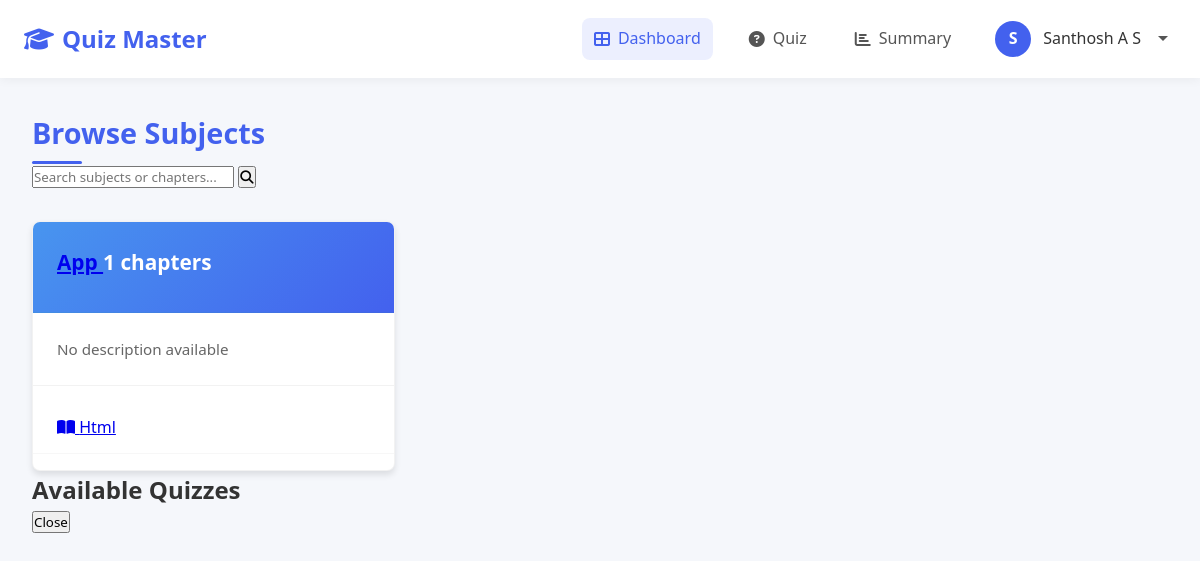
Page /user/dashboard (signed in) on the earlier database version.
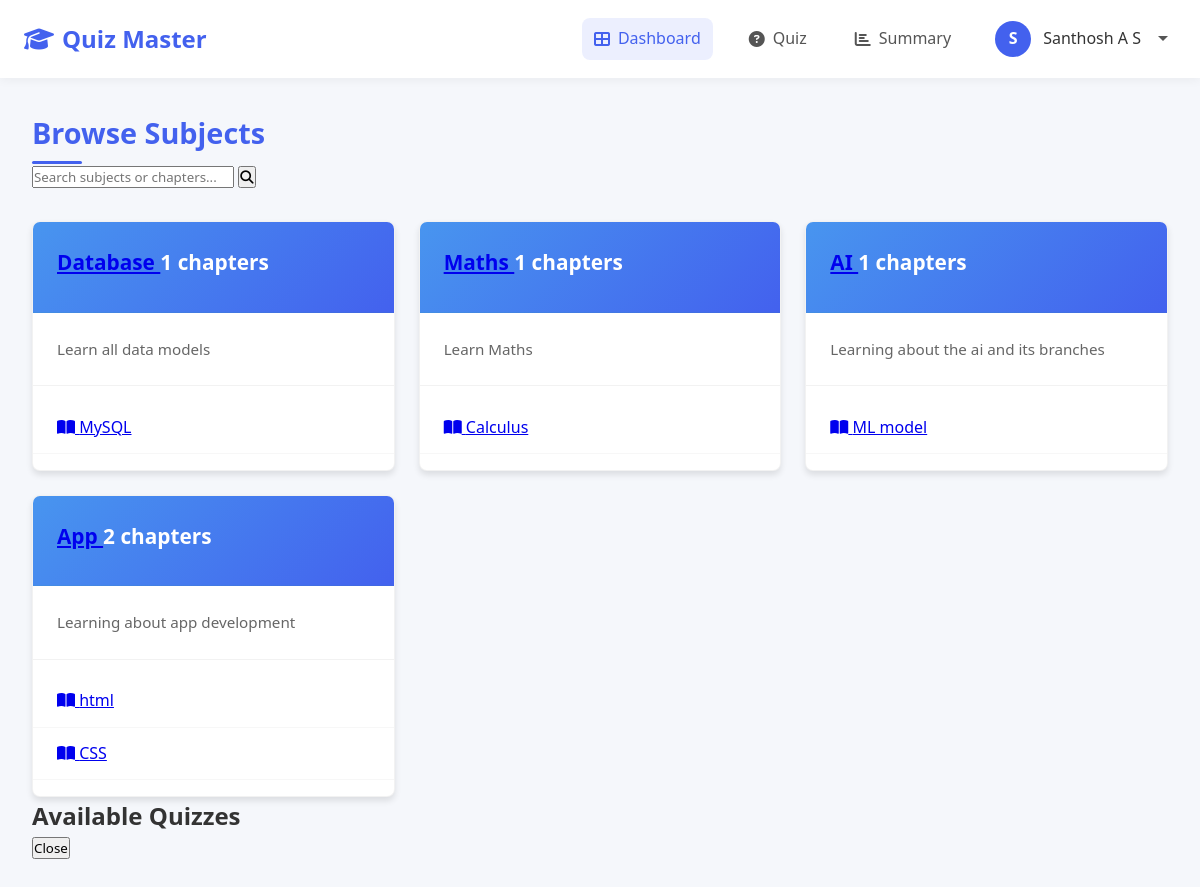
Same page on the later database version.
### app.py (models this page shows, shortened)
class User(db.Model):
    __table_args__ = {'extend_existing': True}
    id = db.Column(db.Integer, primary_key=True)
    email = db.Column(db.String(120), unique=True, nullable=False)
    password = db.Column(db.String(200), nullable=False)
    full_name = db.Column(db.String(100), nullable=False)
    qualification = db.Column(db.String(100), nullable=False)
    dob = db.Column(db.Date, nullable=False)
    is_admin = db.Column(db.Boolean, default=False)
    quiz_attempts = db.relationship('QuizAttempt', back_populates='user', lazy=True)

class Subject(db.Model):
    id = db.Column(db.Integer, primary_key=True)
    name = db.Column(db.String(100), nullable=False)
    description = db.Column(db.Text, nullable=True)
    created_at = db.Column(db.DateTime, default=datetime.utcnow)
    chapters = db.relationship('Chapter', backref='subject', lazy=True, cascade="all, delete-orphan")

class Chapter(db.Model):
    id = db.Column(db.Integer, primary_key=True)
    name = db.Column(db.String(100), nullable=False)
    description = db.Column(db.Text, nullable=True)
    subject_id = db.Column(db.Integer, db.ForeignKey('subject.id'), nullable=False)
    created_at = db.Column(db.DateTime, default=datetime.utcnow)

### app.py (the view)
@app.route('/user/dashboard')
@login_required
def user_dashboard():
    subjects = Subject.query.order_by(Subject.created_at.desc()).all()
    return render_template('user/user_dashboard.html', active_page='home', subjects=subjects)

### app.py (called while the page is built)
def get_current_user():
    if 'user_id' in session:
        return User.query.get(session['user_id'])
    return None

@app.context_processor
def utility_processor():
    return dict(current_user=get_current_user())

def login_required(f):
    @wraps(f)
    def decorated_function(*args, **kwargs):
        if 'user_id' not in session:
            flash('Please login first.', 'error')
            return redirect(url_for('login'))
        return f(*args, **kwargs)
    return decorated_function

### templates/user/user_dashboard.html (shortened to what this page needs)
<!DOCTYPE html>
<html lang="en">
<head>
    <link rel="stylesheet" href="https://cdnjs.cloudflare.com/ajax/libs/font-awesome/6.4.0/css/all.min.css">
    <link rel="stylesheet" href="/static/user_navbar.css">
    <link rel="stylesheet" href="/static/dashboard.css">
</head>
<body>
    <nav class="navbar">
        <div class="nav-container">
            <div class="brand">
                <i class="fas fa-graduation-cap"></i>
                Quiz Master
            </div>
            <div class="nav-links">
                <a href="{{ url_for('user_dashboard') }}" {% if active_page == 'home' %}class="active"{% endif %}>
                    <i class="fas fa-th-large"></i> Dashboard
                </a>
                <a href="{{ url_for('user_quiz') }}" {% if active_page == 'quiz' %}class="active"{% endif %}>
                    <i class="fas fa-question-circle"></i> Quiz
                </a>
                <a href="{{ url_for('user_summary') }}" {% if active_page == 'summary' %}class="active"{% endif %}>
                    <i class="fas fa-chart-bar"></i> Summary
                </a>
                <div class="user-profile">
                    <div class="user-avatar">
                        {{ current_user.full_name[:1].upper() }}
                    </div>
                    <span class="user-name">{{ current_user.full_name }}</span>
                    <span class="dropdown-arrow"></span>
                </div>
            </div>
        </div>
    </nav>
    <main>
        <div class="dashboard-header">
            <h1 class="dashboard-title">Browse Subjects</h1>
            <div class="search-container">
                <input type="text" id="searchInput" placeholder="Search subjects or chapters...">
                <button class="search-btn">
                    <i class="fas fa-search"></i>
                </button>
            </div>
        </div>
        <div class="subjects-grid">
            {% for subject in subjects %}
            <div class="subject-card">
                <div class="subject-header">
                    <h3 class="subject-title">
                        <a href="#" class="subject-link" onclick="showQuizzes('subject', {{ subject.id }}, '{{ subject.name }}'); return false;">
                            {{ subject.name }}
                        </a>
                        <span class="chapter-count">{{ subject.chapters|length }} chapters</span>
                    </h3>
                </div>
                <p class="subject-description">{{ subject.description or 'No description available' }}</p>
                <div class="chapters-list">
                    {% for chapter in subject.chapters %}
                    <div class="chapter-item">
                        <span>
                            <a href="#" class="chapter-link" onclick="showQuizzes('chapter', {{ chapter.id }}, '{{ chapter.name }}'); return false;">
                                <i class="fas fa-book-open"></i> {{ chapter.name }}
                            </a>
                        </span>
                    </div>
                    {% endfor %}
                </div>
            </div>
            {% else %}
            <div class="empty-state">
                <i class="fas fa-book"></i>
                <h3>No subjects available</h3>
                <p>There are currently no subjects available in your curriculum. Please check back later.</p>
            </div>
            {% endfor %}
        </div>
        <div id="quizzesModal" class="modal">
            <div class="modal-content">
                <h2 id="quizzesModalTitle">Available Quizzes</h2>
                <div class="form-actions">
                    <button type="button" class="btn btn-secondary" onclick="closeModal('quizzesModal')">Close</button>
                </div>
            </div>
        </div>
    </main>
</body>
</html>

### static/user_navbar.css (style rules this page uses)
:root { --primary-color: #2563eb; }
.brand { display: flex; align-items: center; font-size: 1.5rem; font-weight: 700; color: #2563eb; gap: 0.5rem; }
.navbar { background-color: white; box-shadow: 0 2px 10px rgba(0,0,0,0.05); padding: 0.8rem 1.5rem; position: sticky; top: 0; z-index: 1000; }
.nav-container { display: flex; justify-content: space-between; align-items: center; width: 100%; max-width: 1400px; margin: 0 auto; }
.brand { display: flex; align-items: center; font-size: 1.5rem; font-weight: 700; color: var(--primary-color); gap: 0.5rem; }
.nav-links { display: flex; align-items: center; gap: 1.5rem; margin-left: auto; }
.nav-links a { color: #555; text-decoration: none; font-weight: 500; display: flex; align-items: center; gap: 0.5rem; padding: 0.5rem 0.75rem; border-radius: 8px; transition: all 0.2s ease; }
.nav-links a.active { color: var(--primary-color); background-color: rgba(67, 97, 238, 0.1); }
.user-profile { position: relative; display: flex; align-items: center; gap: 0.75rem; cursor: pointer; padding: 0.5rem; border-radius: 8px; transition: background-color 0.2s ease; }
.user-avatar { width: 36px; height: 36px; background-color: var(--primary-color); color: white; border-radius: 50%; display: flex; align-items: center; justify-content: center; font-weight: 600; }
.user-name { font-weight: 500; }
.dropdown-arrow { display: inline-block; width: 0; height: 0; border-left: 5px solid transparent; border-right: 5px solid transparent; border-top: 5px solid #555; margin-left: 5px; }

### static/dashboard.css (style rules this page uses)
:root { --primary-color: #4361ee; --secondary-color: #3f37c9; --text-color: #333; --text-light: #666; --light-bg: #f8f9fa; --card-shadow: 0 4px 6px rgba(0, 0, 0, 0.1); }
* { margin: 0; padding: 0; box-sizing: border-box; font-family: 'Segoe UI', Tahoma, Geneva, Verdana, sans-serif; }
body { background-color: #f5f7fb; color: var(--text-color); line-height: 1.6; }
main { max-width: 1200px; margin: 2rem auto; padding: 0 2rem; }
.dashboard-header { margin-bottom: 2rem; }
.dashboard-title { font-size: 1.8rem; color: var(--primary-color); position: relative; padding-bottom: 0.5rem; }
.dashboard-title::after { content: ''; position: absolute; left: 0; bottom: 0; width: 50px; height: 3px; background-color: var(--primary-color); border-radius: 3px; }
.subjects-grid { display: grid; grid-template-columns: repeat(auto-fill, minmax(300px, 1fr)); gap: 1.5rem; }
.subject-card { background-color: white; border-radius: 8px; overflow: hidden; box-shadow: var(--card-shadow); transition: all 0.3s ease; border: 1px solid rgba(0, 0, 0, 0.05); }
.subject-header { padding: 1.5rem; border-bottom: 1px solid rgba(0, 0, 0, 0.05); background: linear-gradient(135deg, #4895ef, #4361ee); color: white; }
.subject-title { font-size: 1.3rem; margin-bottom: 0.5rem; }
.subject-description { padding: 1.5rem; color: var(--text-light); font-size: 0.95rem; border-bottom: 1px solid rgba(0, 0, 0, 0.05); }
.chapters-list { padding: 1rem 0; }
.chapter-item { padding: 0.8rem 1.5rem; display: flex; align-items: center; transition: all 0.3s ease; border-bottom: 1px solid rgba(0, 0, 0, 0.03); }

Differences in the rows shown:
added Subject: name "Database", chapters|length "1", description "Learn all data models"
added Chapter: name "MySQL", shown under "Database"
added Subject: name "Maths", chapters|length "1", description "Learn Maths"
added Chapter: name "Calculus", shown under "Maths"
added Subject: name "AI", chapters|length "1", description "Learning about the ai and its branches"
added Chapter: name "ML model", shown under "AI"
changed Subject "App": chapters|length "1" → "2"; description "No description available" → "Learning about app development"
changed Chapter: name "Html" → "html"
added Chapter: name "CSS", shown under Subject "App"
